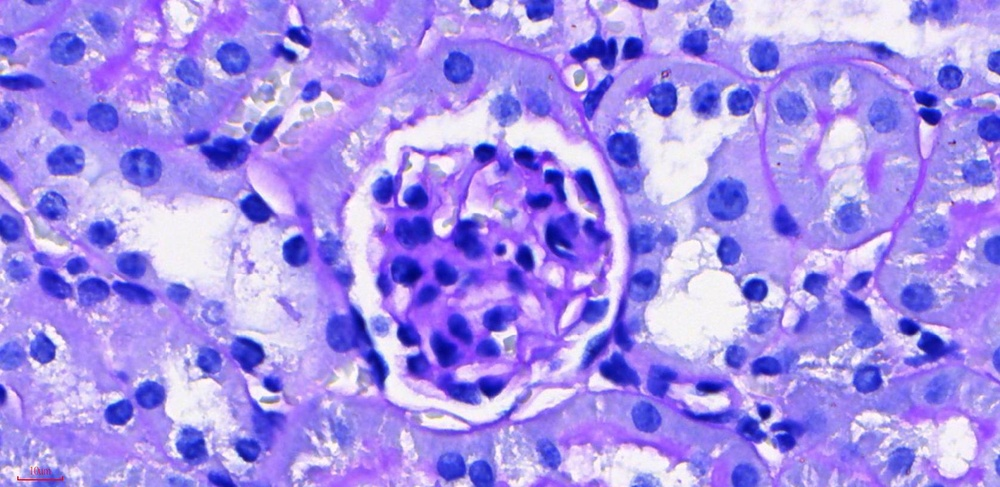
#> input picture _inbox/DN_GaExo/PAS/005.jpg, 1000 x 487 px, shrunk from 1677 x 816 before the run, found by its file name; its folder holds only this picture in this run
$ python analyze_inbox_pas.py
#> lines starting #> are read from the running program, lines starting #| are printed output that depends on the picture; after the words box and inside, x2 and y2 are one past the last pixel; in counts of white or black regions, pixels touching at a corner belong together
import os
import numpy as np
import pandas as pd
from PIL import Image
import math

def calculate_od(mean_intensity):
    # OD = log10(Max/Mean)
    if mean_intensity <= 0: return 0
    return math.log10(255.0 / max(mean_intensity, 1.0))

def process_pas_image(img_path, scale_px_per_um=3.7, magenta_threshold=80):
    """
    Quantifies PAS area, tissue area, and optical density.
    """
#> called with img_path = '_inbox/DN_GaExo/PAS/005.jpg', scale_px_per_um = 3.7, magenta_threshold = 80
    img_pil = Image.open(img_path).convert('RGB')
#> img_pil is the input picture: PIL image 1000x487 RGB; mean R, G, B 164.4, 142.9, 235.8
    img = np.array(img_pil)

    r = img[:,:,0].astype(np.float32)
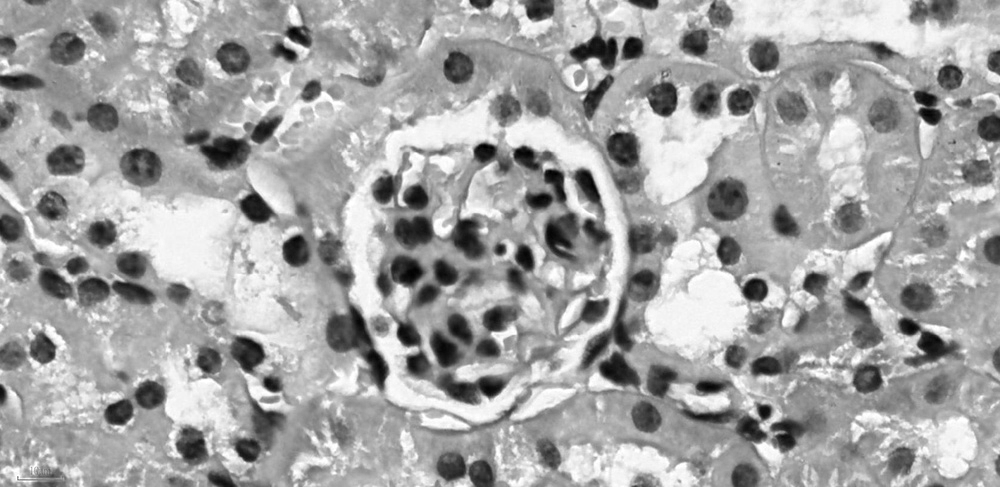
#> r: shape (487, 1000) float32; min 0, max 255, mean 164.4
    g = img[:,:,1].astype(np.float32)
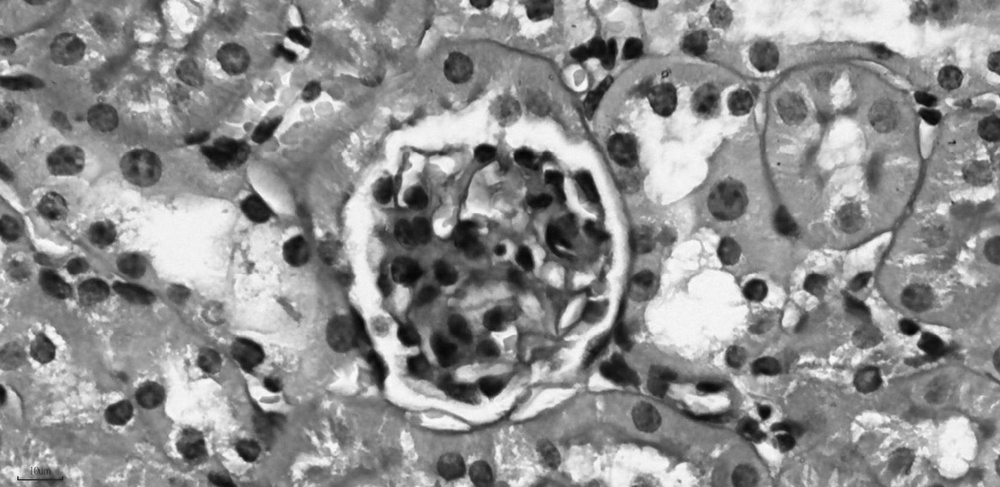
#> g: shape (487, 1000) float32; min 5, max 255, mean 142.9
    b = img[:,:,2].astype(np.float32)
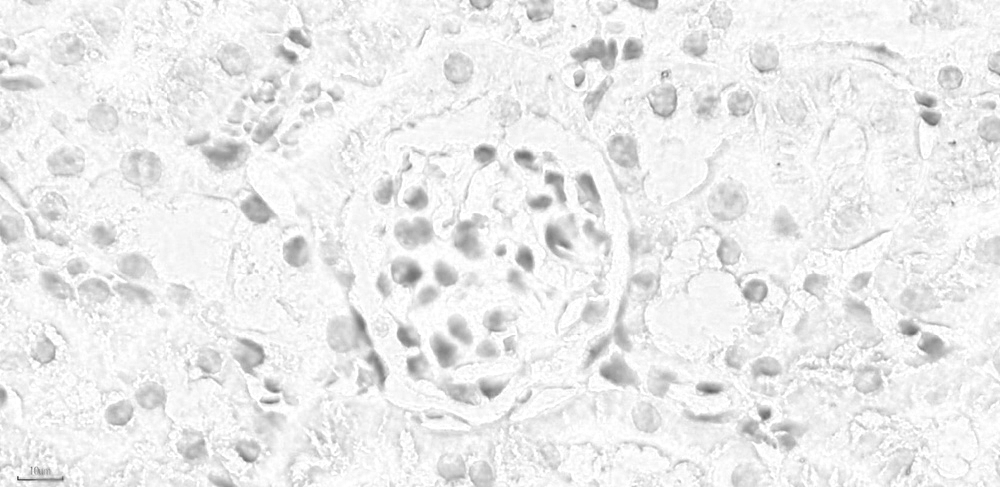
#> b: shape (487, 1000) float32; min 65, max 255, mean 235.8

    # Calculate Magenta-ness using R - G (PAS staining is pink/magenta)
    # We use (R - G) as a simple proxy for PAS positivity
    magenta_score = r - g
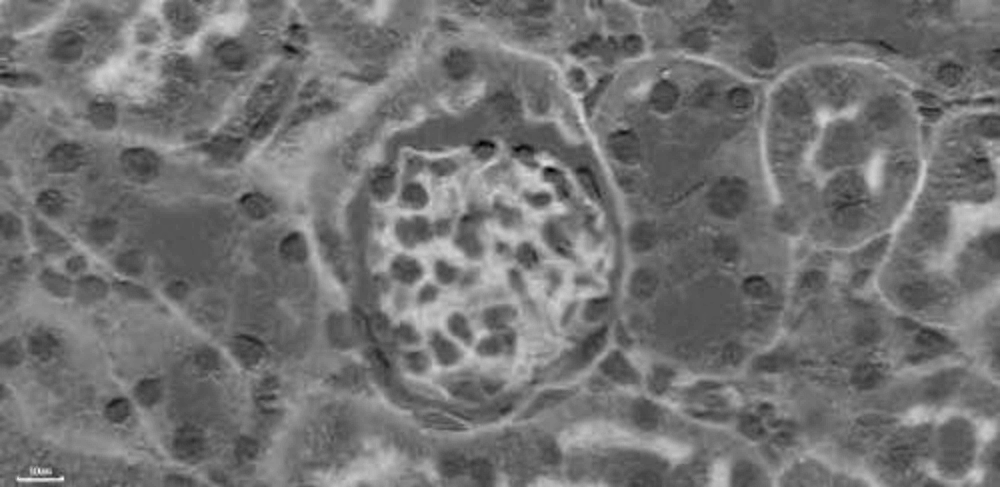
#> magenta_score: shape (487, 1000) float32; min -55, max 114, mean 21.5; drawn with min black and max white

    # Brightness filter to exclude white background/empty spaces
    brightness = (r + g + b) / 3.0
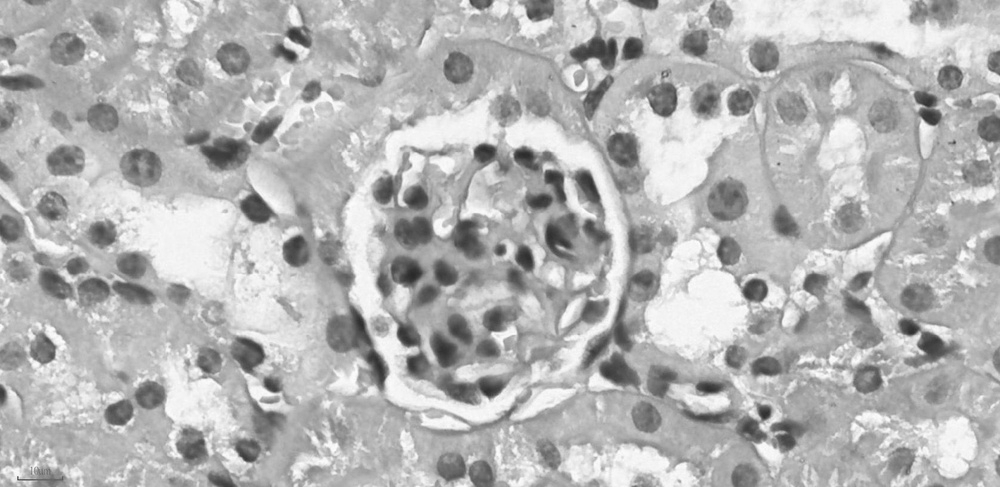
#> brightness: shape (487, 1000) float32; min 41.67, max 254, mean 181
    tissue_mask = brightness < 240
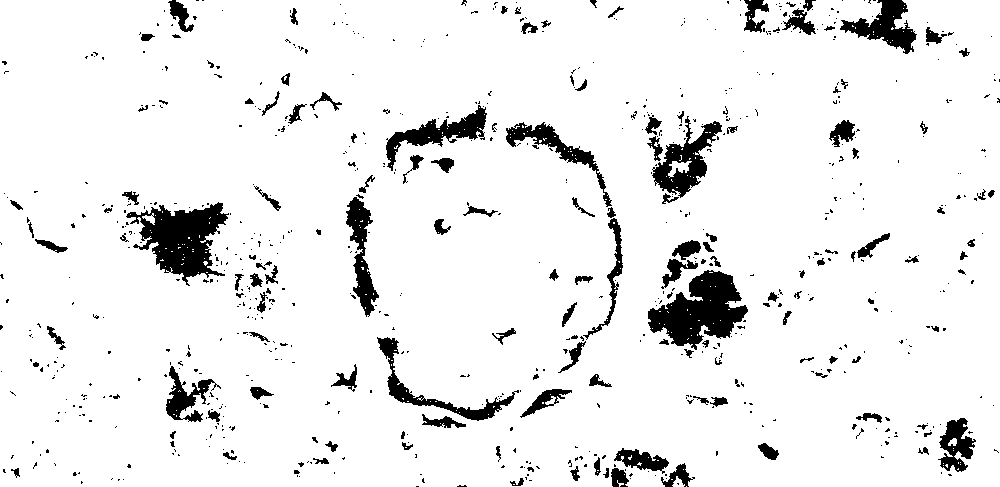
#> tissue_mask: shape (487, 1000) bool; 92.4% white; 754 black regions (606 under 20 px), largest, box (x1, y1, x2, y2) and area: (648, 270, 748, 350) 4324, (126, 202, 229, 286) 4259, (652, 116, 722, 198) 2135

    # PAS mask
    pas_mask = (magenta_score > magenta_threshold) & tissue_mask
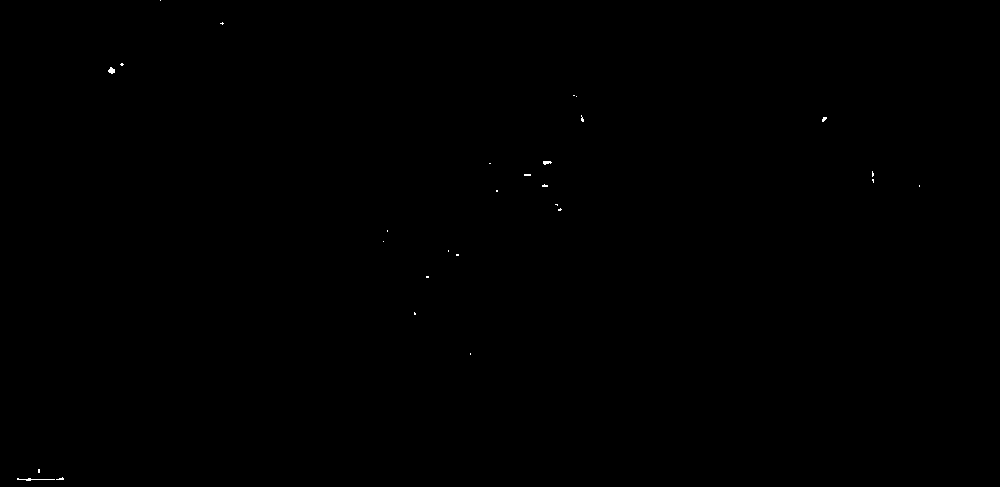
#> pas_mask: shape (487, 1000) bool; 0.05% white in thin lines or dots, all inside (x1, y1, x2, y2) = (17, 0, 920, 481)

    # Area calculation
    px_to_um2 = (1.0 / scale_px_per_um) ** 2
    tissue_area_um2 = np.sum(tissue_mask) * px_to_um2
#> tissue_area_um2 = 32884.3
    pas_area_um2 = np.sum(pas_mask) * px_to_um2
#> pas_area_um2 = 19.21

    # Mesangial Index (%)
    mesangial_index = (pas_area_um2 / tissue_area_um2 * 100) if tissue_area_um2 > 0 else 0
#> mesangial_index = 0.0584

    # Optical Density (OD) of PAS area
    # We use the Green channel for OD as it's the complementary color to magenta
    if np.sum(pas_mask) > 0:
        mean_g_pas = np.mean(g[pas_mask])
#> mean_g_pas = 74.21
        od = calculate_od(mean_g_pas)
#> od = 0.536
    else:
        od = 0

    return tissue_area_um2, pas_area_um2, mesangial_index, od

# Main execution
inbox_dir = r"_inbox/DN_GaExo/PAS"
output_csv = r"400_Data/DN/20260506_Inbox_PAS_Analysis_Full.csv"
output_md = r"100_Research/02_Active/DN_GaExo/02_Analysis/03_Pathology/20260506_Inbox_PAS_Analysis_Report.md"

results = []
files = sorted([f for f in os.listdir(inbox_dir) if f.lower().endswith(('.jpg', '.jpeg', '.png'))])

print(f"Analyzing {len(files)} images...")

for file_name in files:
    img_path = os.path.join(inbox_dir, file_name)
    try:
        tissue_area, pas_area, m_index, od = process_pas_image(img_path)
#> tissue_area = 32884.3; pas_area = 19.21; m_index = 0.0584; od = 0.536
        results.append({
            "Image_ID": file_name,
            "Glomerular_Area_um2": tissue_area,
            "PAS_Area_um2": pas_area,
            "Mesangial_Index_Percent": m_index,
            "Optical_Density": od
        })
    except Exception as e:
        print(f"Error processing {file_name}: {e}")

df = pd.DataFrame(results)
#> df = table of 1 rows and 5 columns
#> (the run stopped early here; a loop or call above may not have finished)

$ run again, on _inbox/DN_GaExo/PAS/036.jpg
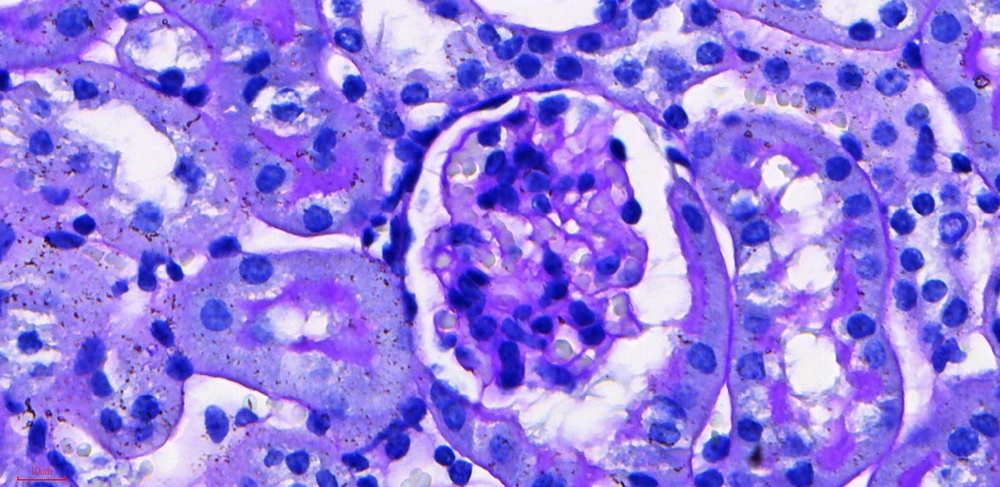
#> input picture _inbox/DN_GaExo/PAS/036.jpg, 1000 x 487 px, shrunk from 1677 x 816 before the run, found by its file name
#> in process_pas_image, img_pil is the input picture: PIL image 1000x487 RGB; mean R, G, B 148.8, 124.7, 228
#> in process_pas_image, `tissue_mask = brightness < 240`:
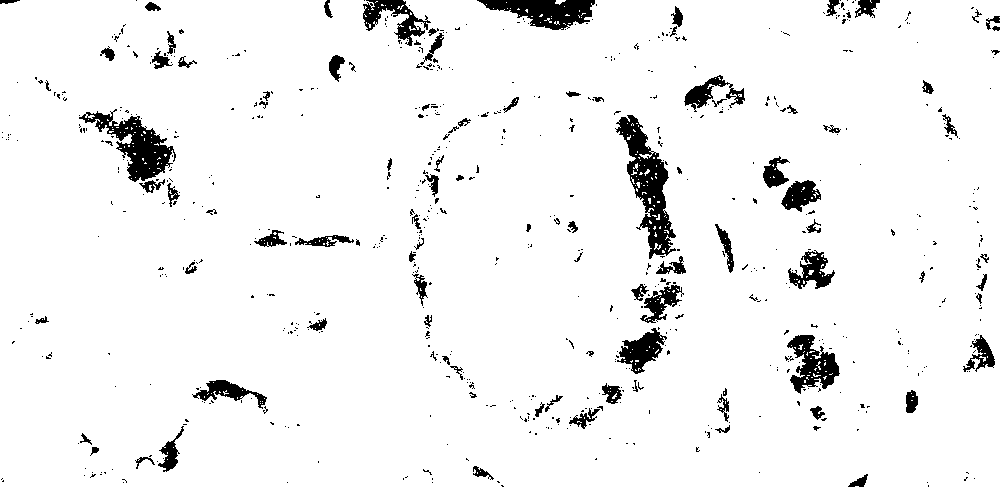
#> tissue_mask: shape (487, 1000) bool; 94.7% white; 702 black regions (601 under 20 px), largest, box (x1, y1, x2, y2) and area: (615, 115, 676, 259) 3208, (79, 109, 176, 182) 2498, (477, 0, 595, 30) 2037
#> in process_pas_image, `pas_mask = (magenta_score > magenta_threshold) & tissue_mask`:
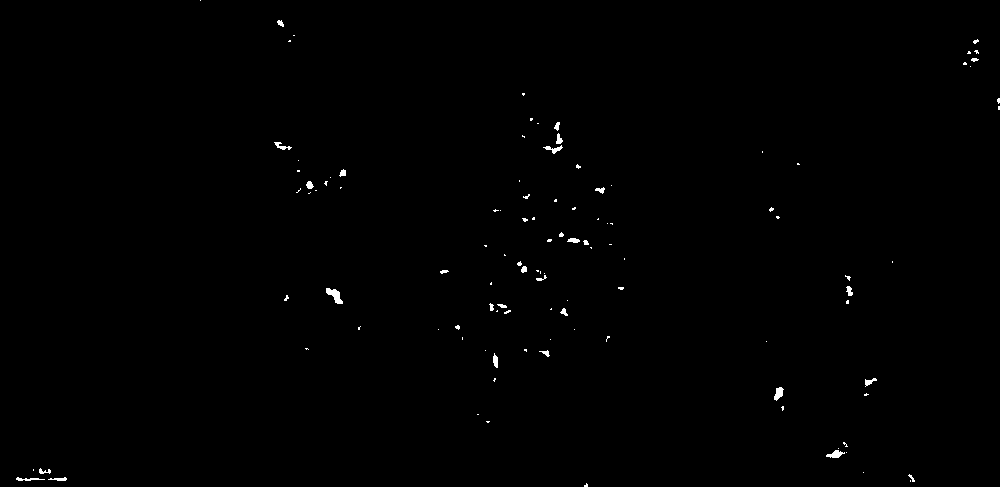
#> pas_mask: shape (487, 1000) bool; 0.37% white; 111 white regions (83 under 20 px), largest, box (x1, y1, x2, y2) and area: (326, 288, 343, 304) 138, (774, 387, 784, 401) 86, (826, 450, 845, 458) 86
#> tissue_area_um2 = 33672.5
#> pas_area_um2 = 133.3
#> mesangial_index = 0.396
#> mean_g_pas = 67.72
#> in process_pas_image, `od = calculate_od(mean_g_pas)`: od = 0.576
#> `tissue_area, pas_area, m_index, od = process_pas_image(img_path)`: tissue_area = 33672.5; pas_area = 133.3; m_index = 0.396; od = 0.576
#> df = table of 1 rows and 5 columns

$ run again, on _inbox/DN_GaExo/PAS/145.jpg
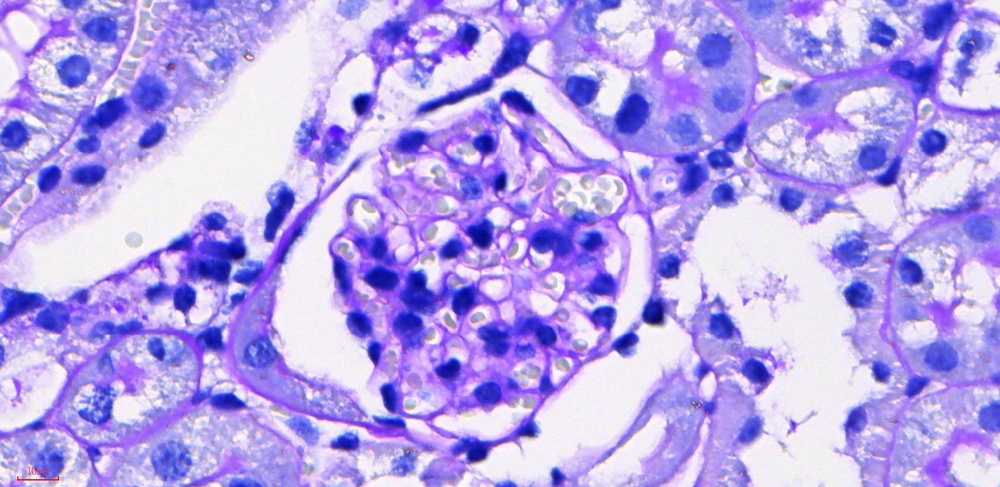
#> input picture _inbox/DN_GaExo/PAS/145.jpg, 1000 x 487 px, shrunk from 1677 x 816 before the run, found by its file name
#> in process_pas_image, img_pil is the input picture: PIL image 1000x487 RGB; mean R, G, B 182.1, 163.7, 234.6
#> in process_pas_image, `brightness = (r + g + b) / 3.0`:
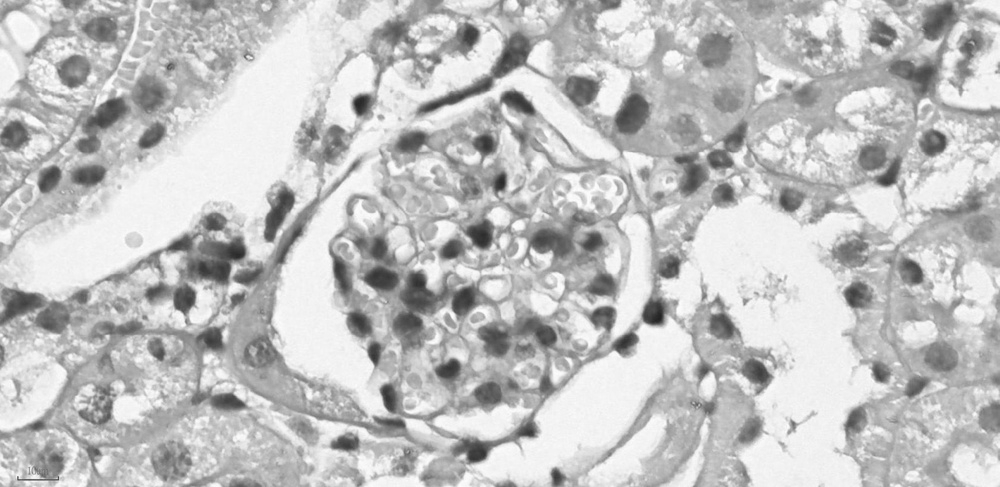
#> brightness: shape (487, 1000) float32; min 35.33, max 254, mean 193.5
#> in process_pas_image, `tissue_mask = brightness < 240`:
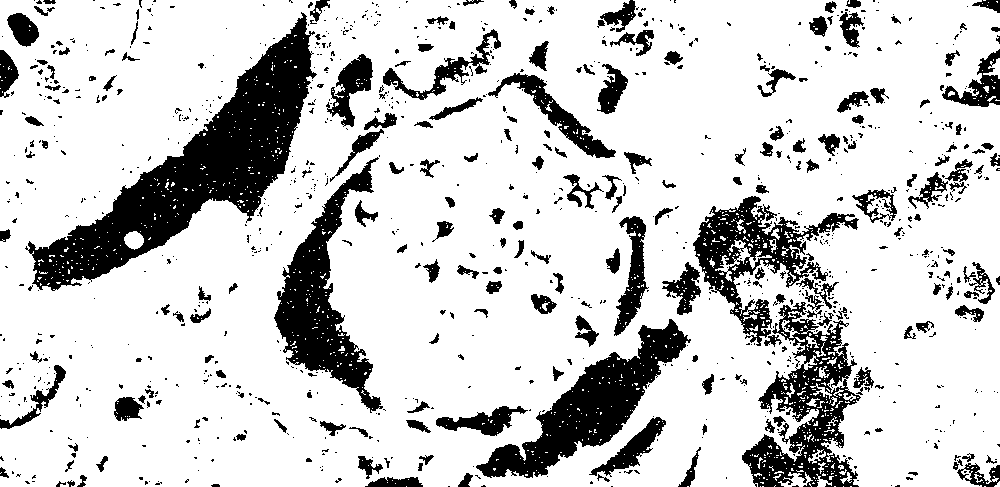
#> tissue_mask: shape (487, 1000) bool; 80.4% white; 1005 black regions (775 under 20 px), largest, box (x1, y1, x2, y2) and area: (25, 12, 317, 291) 22404, (476, 319, 691, 478) 10138, (274, 157, 383, 413) 9038
#> pas_mask: shape (487, 1000) bool; 0.06% white in thin lines or dots
#> tissue_area_um2 = 28590
#> pas_area_um2 = 20.16
#> mesangial_index = 0.0705
#> mean_g_pas = 74.79
#> in process_pas_image, `od = calculate_od(mean_g_pas)`: od = 0.533
#> `tissue_area, pas_area, m_index, od = process_pas_image(img_path)`: tissue_area = 28590; pas_area = 20.16; m_index = 0.0705; od = 0.533
#> df = table of 1 rows and 5 columns

$ run again, on _inbox/DN_GaExo/PAS/007.jpg
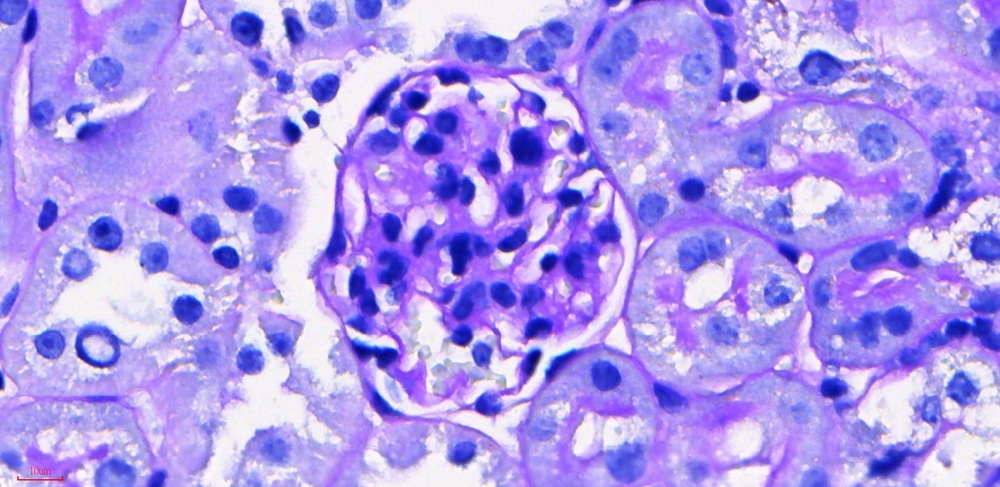
#> input picture _inbox/DN_GaExo/PAS/007.jpg, 1000 x 487 px, shrunk from 1677 x 816 before the run, found by its file name
#> in process_pas_image, img_pil is the input picture: PIL image 1000x487 RGB; mean R, G, B 172.5, 151.3, 237.3
#> in process_pas_image, `tissue_mask = brightness < 240`:
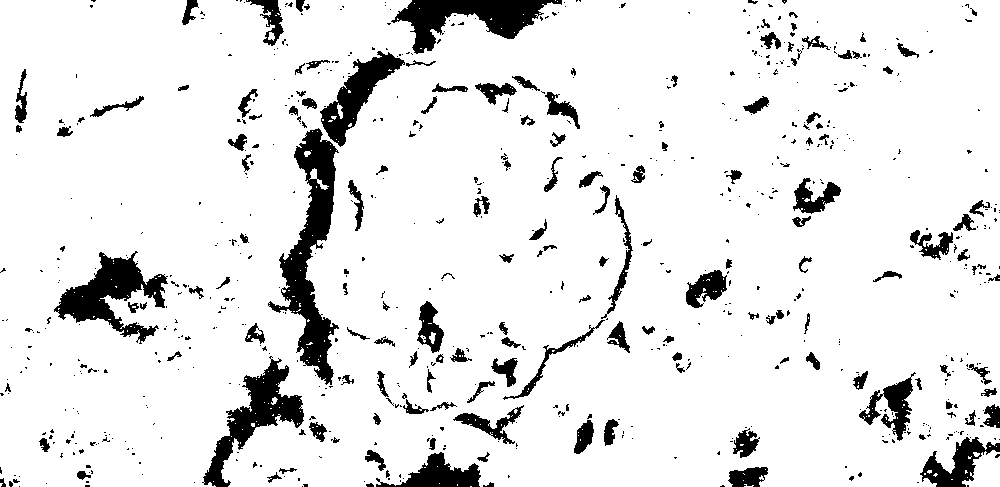
#> tissue_mask: shape (487, 1000) bool; 90.2% white; 727 black regions (564 under 20 px), largest, box (x1, y1, x2, y2) and area: (268, 128, 339, 385) 6407, (54, 251, 168, 344) 4079, (391, 0, 562, 54) 4008
#> pas_mask: shape (487, 1000) bool; 0.06% white; 16 white regions (12 under 20 px), largest, box (x1, y1, x2, y2) and area: (17, 476, 64, 482) 103, (33, 466, 52, 475) 98, (418, 378, 423, 385) 27, (452, 209, 458, 214) 21
#> tissue_area_um2 = 32087.2
#> pas_area_um2 = 21.77
#> mesangial_index = 0.0678
#> mean_g_pas = 84.95
#> in process_pas_image, `od = calculate_od(mean_g_pas)`: od = 0.477
#> `tissue_area, pas_area, m_index, od = process_pas_image(img_path)`: tissue_area = 32087.2; pas_area = 21.77; m_index = 0.0678; od = 0.477
#> df = table of 1 rows and 5 columns
